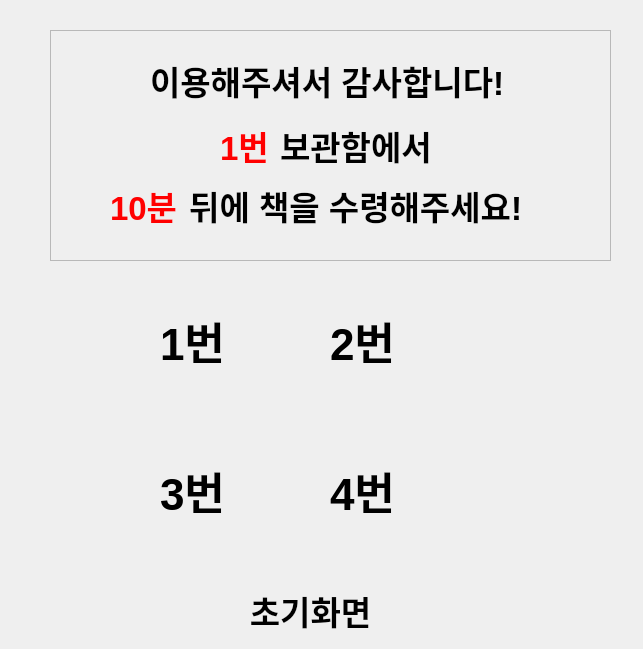
<?xml version="1.0" encoding="UTF-8"?>
<ui version="4.0">
 <class>DobbyLoan</class>
 <widget class="QDialog" name="DobbyLoan">
  <property name="geometry">
   <rect>
    <x>0</x>
    <y>0</y>
    <width>643</width>
    <height>649</height>
   </rect>
  </property>
  <property name="windowTitle">
   <string>Dialog</string>
  </property>
  <widget class="QFrame" name="guidFrame">
   <property name="geometry">
    <rect>
     <x>50</x>
     <y>30</y>
     <width>561</width>
     <height>231</height>
    </rect>
   </property>
   <property name="frameShape">
    <enum>QFrame::Shape::StyledPanel</enum>
   </property>
   <property name="frameShadow">
    <enum>QFrame::Shadow::Raised</enum>
   </property>
   <widget class="QLabel" name="guidL1">
    <property name="geometry">
     <rect>
      <x>100</x>
      <y>30</y>
      <width>371</width>
      <height>41</height>
     </rect>
    </property>
    <property name="font">
     <font>
      <pointsize>25</pointsize>
      <bold>true</bold>
     </font>
    </property>
    <property name="text">
     <string>이용해주셔서 감사합니다!</string>
    </property>
   </widget>
   <widget class="QLabel" name="guidL2">
    <property name="geometry">
     <rect>
      <x>230</x>
      <y>90</y>
      <width>161</width>
      <height>51</height>
     </rect>
    </property>
    <property name="font">
     <font>
      <pointsize>25</pointsize>
      <bold>true</bold>
     </font>
    </property>
    <property name="text">
     <string>보관함에서</string>
    </property>
   </widget>
   <widget class="QLabel" name="guidL3">
    <property name="geometry">
     <rect>
      <x>130</x>
      <y>150</y>
      <width>401</width>
      <height>51</height>
     </rect>
    </property>
    <property name="font">
     <font>
      <pointsize>25</pointsize>
      <bold>true</bold>
     </font>
    </property>
    <property name="text">
     <string> 뒤에 책을 수령해주세요!</string>
    </property>
   </widget>
   <widget class="QLabel" name="boxNumL">
    <property name="geometry">
     <rect>
      <x>170</x>
      <y>90</y>
      <width>61</width>
      <height>51</height>
     </rect>
    </property>
    <property name="font">
     <font>
      <pointsize>25</pointsize>
      <bold>true</bold>
     </font>
    </property>
    <property name="styleSheet">
     <string notr="true">color: red;</string>
    </property>
    <property name="text">
     <string>1번</string>
    </property>
   </widget>
   <widget class="QLabel" name="boxTimeL">
    <property name="geometry">
     <rect>
      <x>60</x>
      <y>150</y>
      <width>71</width>
      <height>51</height>
     </rect>
    </property>
    <property name="font">
     <font>
      <pointsize>25</pointsize>
      <bold>true</bold>
     </font>
    </property>
    <property name="styleSheet">
     <string notr="true">color: red;</string>
    </property>
    <property name="text">
     <string>10분</string>
    </property>
   </widget>
  </widget>
  <widget class="QPushButton" name="initWindowbtn">
   <property name="geometry">
    <rect>
     <x>190</x>
     <y>580</y>
     <width>241</width>
     <height>61</height>
    </rect>
   </property>
   <property name="font">
    <font>
     <pointsize>25</pointsize>
     <bold>true</bold>
    </font>
   </property>
   <property name="styleSheet">
    <string notr="true">border: 2px solid 000000;
border-radius: 10px;
padding: 10px 20px;</string>
   </property>
   <property name="text">
    <string>초기화면</string>
   </property>
  </widget>
  <widget class="QLabel" name="label_4">
   <property name="geometry">
    <rect>
     <x>330</x>
     <y>420</y>
     <width>161</width>
     <height>141</height>
    </rect>
   </property>
   <property name="font">
    <font>
     <pointsize>33</pointsize>
     <bold>true</bold>
    </font>
   </property>
   <property name="styleSheet">
    <string notr="true">border: 2px solid 000000;
qproperty-alignment: AlignCenter;
</string>
   </property>
   <property name="text">
    <string>4번</string>
   </property>
  </widget>
  <widget class="QLabel" name="label_2">
   <property name="geometry">
    <rect>
     <x>330</x>
     <y>270</y>
     <width>161</width>
     <height>141</height>
    </rect>
   </property>
   <property name="font">
    <font>
     <pointsize>33</pointsize>
     <bold>true</bold>
    </font>
   </property>
   <property name="styleSheet">
    <string notr="true">border: 2px solid 000000;
qproperty-alignment: AlignCenter;</string>
   </property>
   <property name="text">
    <string>2번</string>
   </property>
  </widget>
  <widget class="QLabel" name="label">
   <property name="geometry">
    <rect>
     <x>160</x>
     <y>270</y>
     <width>161</width>
     <height>141</height>
    </rect>
   </property>
   <property name="font">
    <font>
     <pointsize>33</pointsize>
     <bold>true</bold>
    </font>
   </property>
   <property name="styleSheet">
    <string notr="true">border: 2px solid 000000;
qproperty-alignment: AlignCenter;</string>
   </property>
   <property name="text">
    <string>1번</string>
   </property>
  </widget>
  <widget class="QLabel" name="label_3">
   <property name="geometry">
    <rect>
     <x>160</x>
     <y>420</y>
     <width>161</width>
     <height>141</height>
    </rect>
   </property>
   <property name="font">
    <font>
     <pointsize>33</pointsize>
     <bold>true</bold>
    </font>
   </property>
   <property name="styleSheet">
    <string notr="true">border: 2px solid 000000;
qproperty-alignment: AlignCenter;</string>
   </property>
   <property name="text">
    <string>3번</string>
   </property>
  </widget>
 </widget>
 <resources/>
 <connections/>
</ui>
